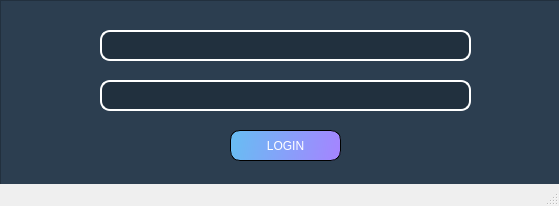
<?xml version="1.0" encoding="UTF-8"?>
<ui version="4.0">
 <class>MainWindow</class>
 <widget class="QMainWindow" name="MainWindow">
  <property name="geometry">
   <rect>
    <x>0</x>
    <y>0</y>
    <width>559</width>
    <height>206</height>
   </rect>
  </property>
  <property name="windowTitle">
   <string>MainWindow</string>
  </property>
  <widget class="QWidget" name="centralwidget">
   <layout class="QVBoxLayout" name="verticalLayout">
    <property name="leftMargin">
     <number>0</number>
    </property>
    <property name="topMargin">
     <number>0</number>
    </property>
    <property name="rightMargin">
     <number>0</number>
    </property>
    <property name="bottomMargin">
     <number>0</number>
    </property>
    <item>
     <widget class="QFrame" name="frame">
      <property name="frameShape">
       <enum>QFrame::StyledPanel</enum>
      </property>
      <property name="frameShadow">
       <enum>QFrame::Raised</enum>
      </property>
      <widget class="QFrame" name="frame_3">
       <property name="geometry">
        <rect>
         <x>0</x>
         <y>0</y>
         <width>571</width>
         <height>191</height>
        </rect>
       </property>
       <property name="styleSheet">
        <string notr="true">background-color: rgb(44, 62, 80);</string>
       </property>
       <property name="frameShape">
        <enum>QFrame::StyledPanel</enum>
       </property>
       <property name="frameShadow">
        <enum>QFrame::Raised</enum>
       </property>
       <widget class="QLineEdit" name="User">
        <property name="geometry">
         <rect>
          <x>100</x>
          <y>30</y>
          <width>371</width>
          <height>31</height>
         </rect>
        </property>
        <property name="styleSheet">
         <string notr="true">QLineEdit {
background-color: rgb(33, 48, 62);
	color: rgb(255, 255, 255);
	
 border: 2px solid gray;
border-color: rgb(255, 255, 255);
 border-radius: 10px;

}



</string>
        </property>
        <property name="inputMask">
         <string/>
        </property>
        <property name="text">
         <string/>
        </property>
        <property name="echoMode">
         <enum>QLineEdit::Normal</enum>
        </property>
        <property name="cursorMoveStyle">
         <enum>Qt::LogicalMoveStyle</enum>
        </property>
       </widget>
       <widget class="QLineEdit" name="Pass">
        <property name="geometry">
         <rect>
          <x>100</x>
          <y>80</y>
          <width>371</width>
          <height>31</height>
         </rect>
        </property>
        <property name="styleSheet">
         <string notr="true">QLineEdit {
background-color: rgb(33, 48, 62);
	color: rgb(255, 255, 255);
 border: 2px solid gray;
	border-color: rgb(255, 255, 255);
 border-radius: 10px;

}



</string>
        </property>
        <property name="inputMask">
         <string/>
        </property>
        <property name="text">
         <string/>
        </property>
        <property name="echoMode">
         <enum>QLineEdit::Normal</enum>
        </property>
        <property name="cursorMoveStyle">
         <enum>Qt::LogicalMoveStyle</enum>
        </property>
       </widget>
       <widget class="QPushButton" name="logButton">
        <property name="geometry">
         <rect>
          <x>230</x>
          <y>130</y>
          <width>111</width>
          <height>31</height>
         </rect>
        </property>
        <property name="styleSheet">
         <string notr="true">
background-color: qlineargradient(spread:pad, x1:0.034, y1:0.431818, x2:1, y2:0.477273, stop:0 rgba(106, 187, 243, 255), stop:1 rgba(164, 133, 255, 255));

font: 75 11pt &quot;MS Shell Dlg 2&quot;;
color: rgb(255, 255, 255);

border : 1px solid black;   
border-radius : 10px;</string>
        </property>
        <property name="text">
         <string>LOGIN</string>
        </property>
        <property name="autoDefault">
         <bool>false</bool>
        </property>
        <property name="default">
         <bool>false</bool>
        </property>
        <property name="flat">
         <bool>false</bool>
        </property>
       </widget>
       <widget class="QLabel" name="label">
        <property name="geometry">
         <rect>
          <x>60</x>
          <y>30</y>
          <width>31</width>
          <height>31</height>
         </rect>
        </property>
        <property name="styleSheet">
         <string notr="true"/>
        </property>
        <property name="text">
         <string/>
        </property>
        <property name="pixmap">
         <pixmap>../Recursos/PngItem_5167304.png</pixmap>
        </property>
        <property name="scaledContents">
         <bool>true</bool>
        </property>
       </widget>
       <widget class="QLabel" name="label_2">
        <property name="geometry">
         <rect>
          <x>60</x>
          <y>80</y>
          <width>31</width>
          <height>31</height>
         </rect>
        </property>
        <property name="text">
         <string/>
        </property>
        <property name="pixmap">
         <pixmap>../Recursos/password-svgrepo-com.svg</pixmap>
        </property>
        <property name="scaledContents">
         <bool>true</bool>
        </property>
       </widget>
      </widget>
     </widget>
    </item>
   </layout>
  </widget>
  <widget class="QStatusBar" name="statusbar"/>
 </widget>
 <resources/>
 <connections/>
</ui>
